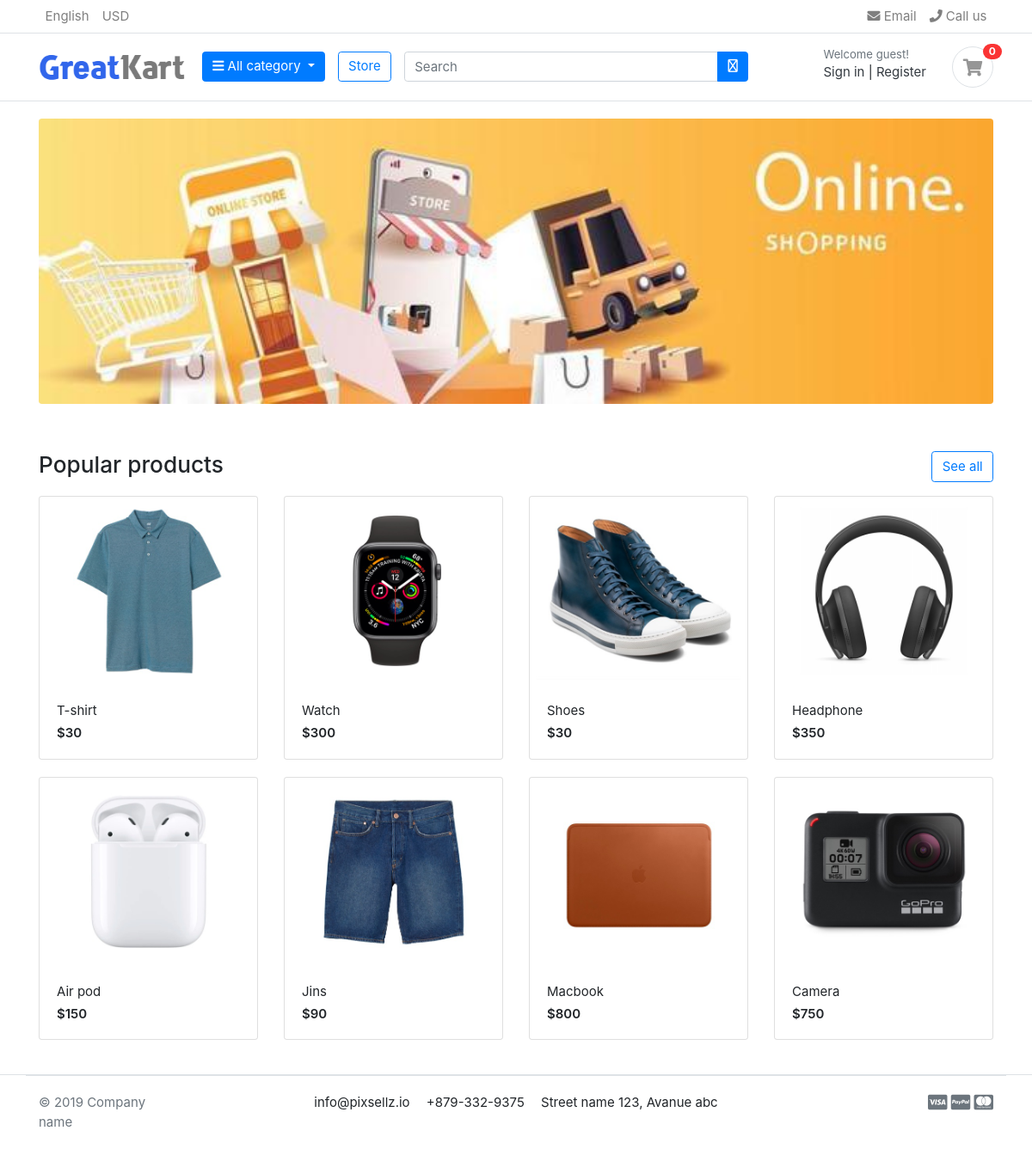
The page / on the database its author committed.
### store/models.py (models this page shows, shortened)
class Product(models.Model):
    product_name = models.CharField(max_length=200, unique=True)
    slug = models.SlugField(max_length=200, unique=True)
    description = models.TextField(max_length=500, blank=True)
    price = models.IntegerField()
    image = models.ImageField(upload_to='photos/product')
    stock = models.IntegerField()
    is_avilable = models.BooleanField(default=True)
    category = models.ForeignKey(Category, on_delete=models.CASCADE)
    created_date = models.DateTimeField(auto_now_add= True)
    modified_date = models.DateTimeField(auto_now=True)
    def get_url(self):
        return reverse('product_detail', args=[self.category.slug, self.slug])

### category/views.py (the view)
# urls.py: path('', views.home, name = 'home')
def home(request):
    products = Product.objects.all().filter(is_avilable = True)
    context = {
        'products' : products
    }
    return render(request, 'category/index.html',context)

### carts/context_processors.py (called while the page is built)
def counter(request):
    cart_count = 0
    if 'admin' in request.path:
        return()
    else:
        try:
            cart = Cart.objects.filter(cart_id = _cart_id(request))
            if request.user.is_authenticated:
                cart_items = CartItem.objects.filter(user=request.user)
            else:
                cart_items = CartItem.objects.filter(cart=cart[:1])
            for cart_item in cart_items:
                cart_count += cart_item.quantity
        except Cart.DoesNotExist:
            cart_count = 0
    return dict(cart_count=cart_count)

### carts/views.py (called while the page is built)
def _cart_id(request):
    cart = request.session.session_key
    if not cart:
        cart = request.session.create()
    return cart

### category/context_processors.py (called while the page is built)
def menu_links(request):
    links = Category.objects.all()
    return dict(links=links)

### category/models.py (called while the page is built)
    def get_url(self):
        return reverse('products_by_category', args=[self.slug])

### templates/category/index.html (shortened to what this page needs)
{% extends "base.html" %}
{% load static %}
{% block content %}
	<section class="section-intro padding-y-sm">
	<div class="container">
	<div class="intro-banner-wrap">
		<img src="{% static 'images/banners/banner.jpg' %}"  class="img-fluid rounded w-100" alt="">
	</div>
	</div>
	</section>
	<section class="section-name padding-y-sm">
	<div class="container">
	<header class="section-heading">
		<a href="{% url "store" %}" class="btn btn-outline-primary float-right">See all</a>
		<h3 class="section-title">Popular products</h3>
	</header>
	<div class="row">
		{% for product in products %}
			<div class="col-md-3">
				<div class="card card-product-grid">
					<a href="{{product.get_url}}" class="img-wrap"> <img src={{product.image.url}}> </a>
					<figcaption class="info-wrap">
						<a href="{{product.get_url}}" class="title">{{product.product_name}}</a>
						<div class="price mt-1">${{product.price}}</div>
					</figcaption>
				</div>
			</div>
		{% endfor %}
	</div>
	</div>
	</section>
{% endblock content %}

### static/css/ui.css (style rules this page uses)
html { font-family: "Inter", sans-serif; font-size: 15px; }
.img-wrap { text-align: center; display: block; }
.img-wrap img { max-width: 100%; }
.padding-y-sm { padding-top: 20px; padding-bottom: 20px; }
.section-heading { margin-bottom: 20px; margin-top: 15px; }
.section-title { color: #212529; }
[class*=card-product] a.title { color: #212529; display: block; }
[class*=card-product] .img-wrap { overflow: hidden; position: relative; }
[class*=card-product] .img-wrap img { height: 100%; max-width: 100%; width: auto; display: inline-block; -o-object-fit: cover; object-fit: cover; }
.card-product-grid { margin-bottom: 20px; }
.card-product-grid .img-wrap { border-radius: 0.2rem 0.2rem 0 0; height: 220px; }
.card-product-grid .info-wrap { overflow: hidden; padding: 18px 20px; }
.card .img-wrap { overflow: hidden; }
.price { font-weight: 600; color: #212529; }

### rows shown on the page
Product: image (picture), product_name "T-shirt", price "30"
Product: image (picture), product_name "Watch", price "300"
Product: image (picture), product_name "Shoes", price "30"
Product: image (picture), product_name "Headphone", price "350"
Product: image (picture), product_name "Air pod", price "150"
Product: image (picture), product_name "Jins", price "90"
Product: image (picture), product_name "Macbook", price "800"
Product: image (picture), product_name "Camera", price "750"

### other values the page prints
{{ cart_count }} "0"
